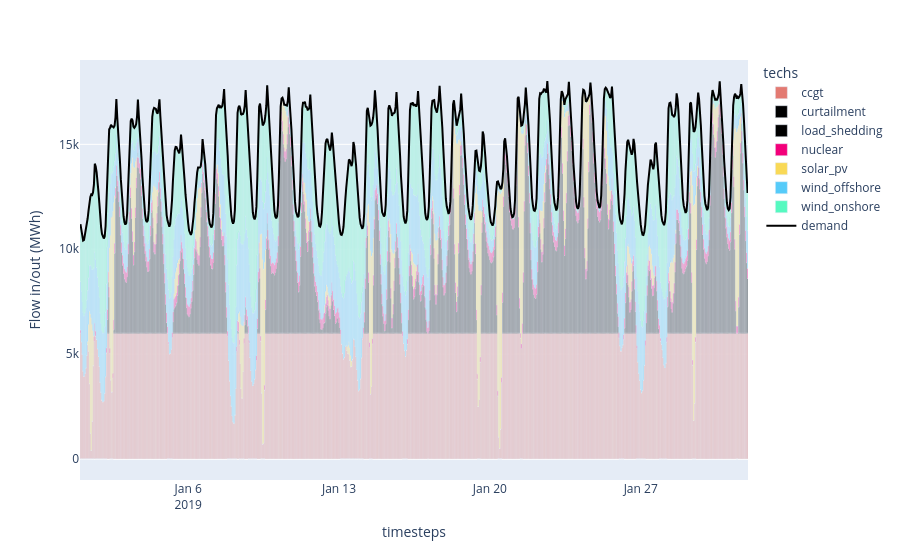

The code cell stored with this chart in its notebook:
### Markdown cell above
## 3.1. Visualise the change in the system operation and the impact on prices

### Code cell
# Dispatch plots can be generated directly from the saved model results
plot_dispatch(model_path='results/less_generation.nc', plot_export_path='results/less_generation.html')

### Figure 1 — Plotly figure (JSON) as saved in the notebook; plotly's stock layout.template omitted (floating-point values rounded to 4 significant figures; data arrays with more than 128 entries replaced by an {"elided": "..."} marker saying what was removed)
{"data": [{"hovertemplate": "techs=ccgt<br>timesteps=%{x}<br>Flow in/out (MWh)=%{y}<extra></extra>", "legendgroup": "ccgt", "marker": {"color": "#E37A72", "pattern": {"shape": ""}}, "name": "ccgt", "orientation": "v", "showlegend": true, "textposition": "auto", "type": "bar", "x": {"elided": "744 str values"}, "xaxis": "x", "y": {"elided": "744 float values"}, "yaxis": "y"}, {"hovertemplate": "techs=curtailment<br>timesteps=%{x}<br>Flow in/out (MWh)=%{y}<extra></extra>", "legendgroup": "curtailment", "marker": {"color": "#000000", "pattern": {"shape": ""}}, "name": "curtailment", "orientation": "v", "showlegend": true, "textposition": "auto", "type": "bar", "x": {"elided": "152 str values"}, "xaxis": "x", "y": {"elided": "152 float values"}, "yaxis": "y"}, {"hovertemplate": "techs=load_shedding<br>timesteps=%{x}<br>Flow in/out (MWh)=%{y}<extra></extra>", "legendgroup": "load_shedding", "marker": {"color": "#000000", "pattern": {"shape": ""}}, "name": "load_shedding", "orientation": "v", "showlegend": true, "textposition": "auto", "type": "bar", "x": {"elided": "744 str values"}, "xaxis": "x", "y": {"elided": "744 float values"}, "yaxis": "y"}, {"hovertemplate": "techs=nuclear<br>timesteps=%{x}<br>Flow in/out (MWh)=%{y}<extra></extra>", "legendgroup": "nuclear", "marker": {"color": "#F3007A", "pattern": {"shape": ""}}, "name": "nuclear", "orientation": "v", "showlegend": true, "textposition": "auto", "type": "bar", "x": {"elided": "744 str values"}, "xaxis": "x", "y": {"elided": "744 float values"}, "yaxis": "y"}, {"hovertemplate": "techs=solar_pv<br>timesteps=%{x}<br>Flow in/out (MWh)=%{y}<extra></extra>", "legendgroup": "solar_pv", "marker": {"color": "#F9D956", "pattern": {"shape": ""}}, "name": "solar_pv", "orientation": "v", "showlegend": true, "textposition": "auto", "type": "bar", "x": {"elided": "250 str values"}, "xaxis": "x", "y": {"elided": "250 float values"}, "yaxis": "y"}, {"hovertemplate": "techs=wind_offshore<br>timesteps=%{x}<br>Flow in/out (MWh)=%{y}<extra></extra>", "legendgroup": "wind_offshore", "marker": {"color": "#56CBF9", "pattern": {"shape": ""}}, "name": "wind_offshore", "orientation": "v", "showlegend": true, "textposition": "auto", "type": "bar", "x": {"elided": "744 str values"}, "xaxis": "x", "y": {"elided": "744 float values"}, "yaxis": "y"}, {"hovertemplate": "techs=wind_onshore<br>timesteps=%{x}<br>Flow in/out (MWh)=%{y}<extra></extra>", "legendgroup": "wind_onshore", "marker": {"color": "#56F9C0", "pattern": {"shape": ""}}, "name": "wind_onshore", "orientation": "v", "showlegend": true, "textposition": "auto", "type": "bar", "x": {"elided": "744 str values"}, "xaxis": "x", "y": {"elided": "744 float values"}, "yaxis": "y"}, {"marker": {"color": "black"}, "name": "demand", "type": "scatter", "x": {"elided": "744 str values"}, "y": {"elided": "744 float values"}}], "layout": {"barmode": "relative", "legend": {"title": {"text": "techs"}, "tracegroupgap": 0}, "margin": {"t": 60}, "xaxis": {"anchor": "y", "domain": [0, 1], "title": {"text": "timesteps"}}, "yaxis": {"anchor": "x", "domain": [0, 1], "title": {"text": "Flow in/out (MWh)"}}}}
